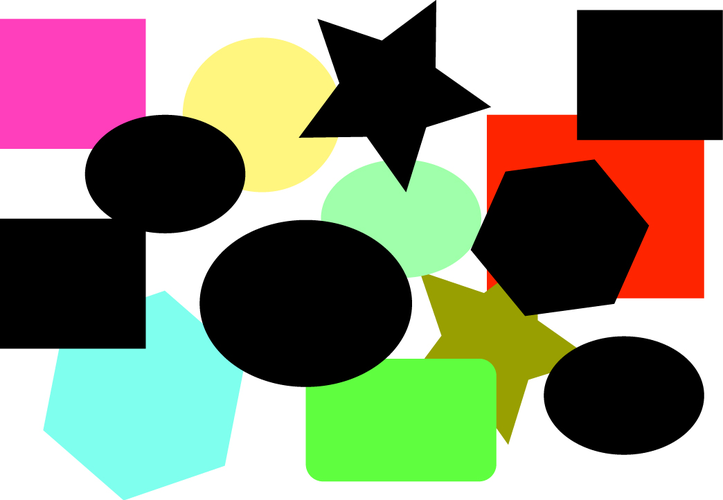
#> input picture find_shapes_source.png, 723 x 500 px
$ python find_shapes.py --image find_shapes_source.png
#> lines starting #> are read from the running program, lines starting #| are printed output that depends on the picture; after the words box and inside, x2 and y2 are one past the last pixel; in counts of white or black regions, pixels touching at a corner belong together
import numpy as np
import argparse
import imutils
import cv2

ap=argparse.ArgumentParser()
ap.add_argument("-i","--image",help="path to the image file")
args=vars(ap.parse_args())

image=cv2.imread(args["image"])
#> image is the input picture: shape (500, 723, 3); mean B, G, R 118.3, 139.1, 137.9
lower=np.array([0,0,0])
upper=np.array([15,15,15])
shapeMask=cv2.inRange(image,lower,upper) #颜色低于lower,或者高于upper的，
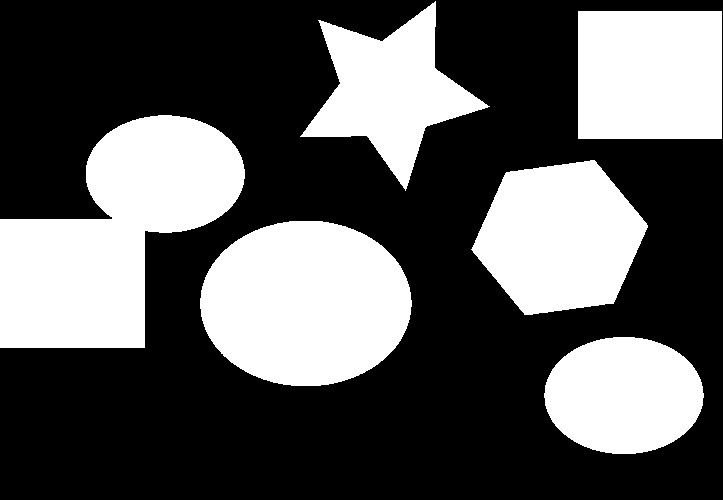
#> shapeMask: shape (500, 723); 35.5% white; 6 white regions
cnts=cv2.findContours(shapeMask.copy(),cv2.RETR_EXTERNAL,cv2.CHAIN_APPROX_SIMPLE)
#> cnts = 6 contours; box (x1, y1, x2, y2) and area: (0, 115, 245, 348) 32758, (200, 221, 412, 386) 27288, (471, 160, 648, 315) 19190, (578, 11, 722, 139) 18161, (300, 1, 490, 191) 14771, (544, 337, 704, 454) 14502
cnts=imutils.grab_contours(cnts)
print("I found {} black shapes".format(len(cnts)))
#| I found 6 black shapes
cv2.imshow("Mask",shapeMask)
cv2.imwrite("find_shapes.png",shapeMask)
for c in cnts:
    cv2.drawContours(image,[c],-1,(0,0,255),2)
    cv2.imshow("image",image)
    cv2.waitKey(0)
#> this loop made 6 passes
#> c on pass 5: [[578, 11], [578, 138], [721, 138], [721, 11]]
#> pass 1, `cv2.imshow("image",image)`:
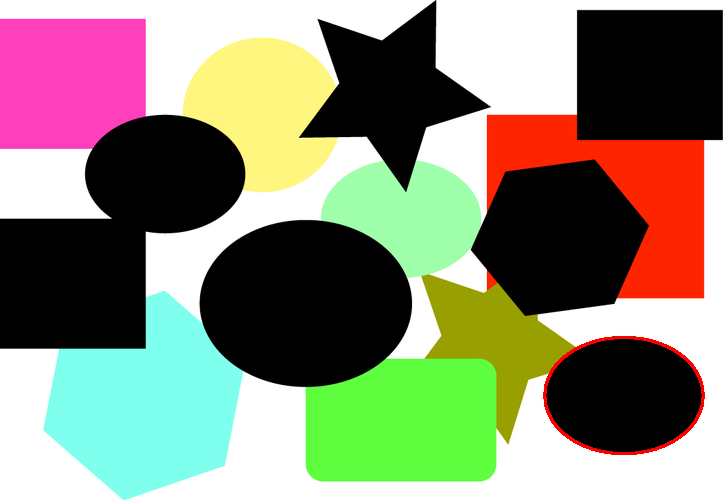
#> window 'image': shape (500, 723, 3); mean B, G, R 118.1, 138.9, 138.8
#> pass 2, `cv2.imshow("image",image)`:
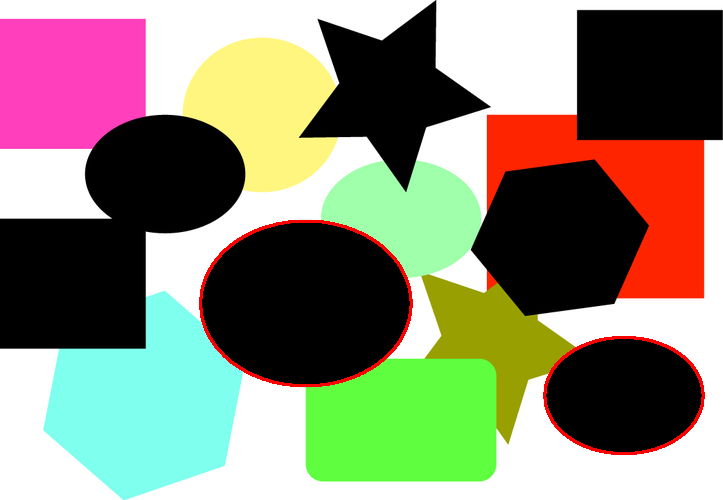
#> window 'image': shape (500, 723, 3); mean B, G, R 117.8, 138.6, 140
#> after the loop:
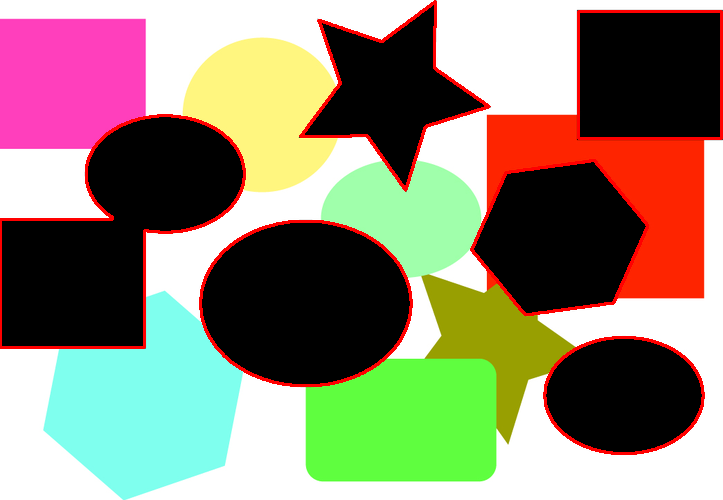
#> image: shape (500, 723, 3); 3.3% of pixels changed, all inside (x1, y1, x2, y2) = (0, 0, 723, 455)
